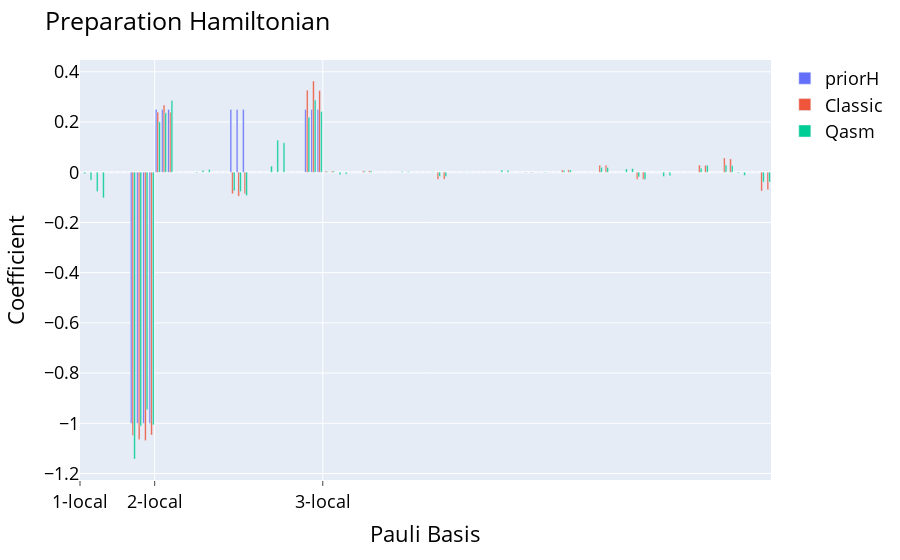
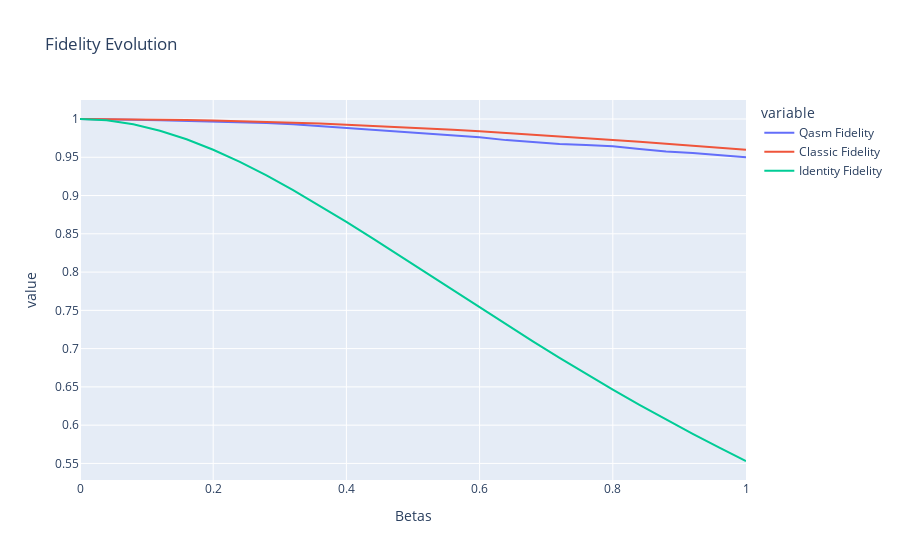

Notebook source saved alongside these figures, in order:
### Code cell
compare_preparations([classic_result,qasm_result],["Classic","Qasm"],-1).show()
idnty_pur = identity_purification(qasm_result.num_qubits)
df = {
    "Betas" : qasm_result.betas,
    "Qasm Fidelity" : qasm_result.fidelity_evolution(),
    "Classic Fidelity" : classic_result.fidelity_evolution(),
    "Identity Fidelity" : [ state_fidelity(simple_purify_hamiltonian(b*qasm_result.hamiltonian),idnty_pur) for b in qasm_result.betas],
}
px.line(df,x="Betas",y=["Qasm Fidelity","Classic Fidelity","Identity Fidelity"],title="Fidelity Evolution")

### Figure 1 — Plotly figure (JSON) as saved in the notebook; plotly's stock layout.template omitted (floating-point values rounded to 4 significant figures)
{"data": [{"alignmentgroup": "True", "hovertemplate": "<b>%{hovertext}</b><br><br>variable=priorH<br>Pauli Basis=%{x}<br>value=%{y}<extra></extra>", "hovertext": ["XIII", "IXII", "IIXI", "IIIX", "YIII", "IYII", "IIYI", "IIIY", "ZIII", "IZII", "IIZI", "IIIZ", "XXII", "IXXI", "IIXX", "XYII", "IXYI", "IIXY", "XZII", "IXZI", "IIXZ", "YXII", "IYXI", "IIYX", "YYII", "IYYI", "IIYY", "YZII", "IYZI", "IIYZ", "ZXII", "IZXI", "IIZX", "ZYII", "IZYI", "IIZY", "ZZII", "IZZI", "IIZZ", "XIXI", "IXIX", "XXXI", "IXXX", "XYXI", "IXYX", "XZXI", "IXZX", "XIYI", "IXIY", "XXYI", "IXXY", "XYYI", "IXYY", "XZYI", "IXZY", "XIZI", "IXIZ", "XXZI", "IXXZ", "XYZI", "IXYZ", "XZZI", "IXZZ", "YIXI", "IYIX", "YXXI", "IYXX", "YYXI", "IYYX", "YZXI", "IYZX", "YIYI", "IYIY", "YXYI", "IYXY", "YYYI", "IYYY", "YZYI", "IYZY", "YIZI", "IYIZ", "YXZI", "IYXZ", "YYZI", "IYYZ", "YZZI", "IYZZ", "ZIXI", "IZIX", "ZXXI", "IZXX", "ZYXI", "IZYX", "ZZXI", "IZZX", "ZIYI", "IZIY", "ZXYI", "IZXY", "ZYYI", "IZYY", "ZZYI", "IZZY", "ZIZI", "IZIZ", "ZXZI", "IZXZ", "ZYZI", "IZYZ", "ZZZI", "IZZZ"], "legendgroup": "priorH", "marker": {"color": "#636efa", "pattern": {"shape": ""}}, "name": "priorH", "offsetgroup": "priorH", "orientation": "v", "showlegend": true, "textposition": "auto", "type": "bar", "x": [0, 1, 2, 3, 4, 5, 6, 7, 8, 9, 10, 11, 12, 13, 14, 15, 16, 17, 18, 19, 20, 21, 22, 23, 24, 25, 26, 27, 28, 29, 30, 31, 32, 33, 34, 35, 36, 37, 38, 39, 40, 41, 42, 43, 44, 45, 46, 47, 48, 49, 50, 51, 52, 53, 54, 55, 56, 57, 58, 59, 60, 61, 62, 63, 64, 65, 66, 67, 68, 69, 70, 71, 72, 73, 74, 75, 76, 77, 78, 79, 80, 81, 82, 83, 84, 85, 86, 87, 88, 89, 90, 91, 92, 93, 94, 95, 96, 97, 98, 99, 100, 101, 102, 103, 104, 105, 106, 107, 108, 109, 110], "xaxis": "x", "y": [0, 0, 0, 0, 0, 0, 0, 0, -1, -1, -1, -1, 0.25, 0.25, 0.25, 0, 0, 0, 0, 0, 0, 0, 0, 0, 0.25, 0.25, 0.25, 0, 0, 0, 0, 0, 0, 0, 0, 0, 0.25, 0.25, 0.25, 0, 0, 0, 0, 0, 0, 0, 0, 0, 0, 0, 0, 0, 0, 0, 0, 0, 0, 0, 0, 0, 0, 0, 0, 0, 0, 0, 0, 0, 0, 0, 0, 0, 0, 0, 0, 0, 0, 0, 0, 0, 0, 0, 0, 0, 0, 0, 0, 0, 0, 0, 0, 0, 0, 0, 0, 0, 0, 0, 0, 0, 0, 0, 0, 0, 0, 0, 0, 0, 0, 0, 0], "yaxis": "y"}, {"alignmentgroup": "True", "hovertemplate": "<b>%{hovertext}</b><br><br>variable=Classic<br>Pauli Basis=%{x}<br>value=%{y}<extra></extra>", "hovertext": ["XIII", "IXII", "IIXI", "IIIX", "YIII", "IYII", "IIYI", "IIIY", "ZIII", "IZII", "IIZI", "IIIZ", "XXII", "IXXI", "IIXX", "XYII", "IXYI", "IIXY", "XZII", "IXZI", "IIXZ", "YXII", "IYXI", "IIYX", "YYII", "IYYI", "IIYY", "YZII", "IYZI", "IIYZ", "ZXII", "IZXI", "IIZX", "ZYII", "IZYI", "IIZY", "ZZII", "IZZI", "IIZZ", "XIXI", "IXIX", "XXXI", "IXXX", "XYXI", "IXYX", "XZXI", "IXZX", "XIYI", "IXIY", "XXYI", "IXXY", "XYYI", "IXYY", "XZYI", "IXZY", "XIZI", "IXIZ", "XXZI", "IXXZ", "XYZI", "IXYZ", "XZZI", "IXZZ", "YIXI", "IYIX", "YXXI", "IYXX", "YYXI", "IYYX", "YZXI", "IYZX", "YIYI", "IYIY", "YXYI", "IYXY", "YYYI", "IYYY", "YZYI", "IYZY", "YIZI", "IYIZ", "YXZI", "IYXZ", "YYZI", "IYYZ", "YZZI", "IYZZ", "ZIXI", "IZIX", "ZXXI", "IZXX", "ZYXI", "IZYX", "ZZXI", "IZZX", "ZIYI", "IZIY", "ZXYI", "IZXY", "ZYYI", "IZYY", "ZZYI", "IZZY", "ZIZI", "IZIZ", "ZXZI", "IZXZ", "ZYZI", "IZYZ", "ZZZI", "IZZZ"], "legendgroup": "Classic", "marker": {"color": "#EF553B", "pattern": {"shape": ""}}, "name": "Classic", "offsetgroup": "Classic", "orientation": "v", "showlegend": true, "textposition": "auto", "type": "bar", "x": [0, 1, 2, 3, 4, 5, 6, 7, 8, 9, 10, 11, 12, 13, 14, 15, 16, 17, 18, 19, 20, 21, 22, 23, 24, 25, 26, 27, 28, 29, 30, 31, 32, 33, 34, 35, 36, 37, 38, 39, 40, 41, 42, 43, 44, 45, 46, 47, 48, 49, 50, 51, 52, 53, 54, 55, 56, 57, 58, 59, 60, 61, 62, 63, 64, 65, 66, 67, 68, 69, 70, 71, 72, 73, 74, 75, 76, 77, 78, 79, 80, 81, 82, 83, 84, 85, 86, 87, 88, 89, 90, 91, 92, 93, 94, 95, 96, 97, 98, 99, 100, 101, 102, 103, 104, 105, 106, 107, 108, 109, 110], "xaxis": "x", "y": [-6.99e-16, -1.318e-16, 2.381e-16, -5.943e-16, 0, 0, 0, 0, -1.048, -1.064, -1.068, -1.046, 0.2394, 0.2682, 0.2392, 0, 0, 0, 2.179e-17, -5.659e-17, -1.084e-16, 0, 0, 0, -0.08571, -0.09548, -0.08562, 0, 0, 0, -3.928e-17, -1.955e-16, 5.244e-16, 0, 0, 0, 0.327, 0.3634, 0.3251, 0.004771, 0.004752, 6.973e-17, 6.056e-17, 0, 0, 0.005436, 0.005482, 0, 0, 0, 0, -1.315e-16, -1.525e-16, 0, 0, -3.884e-16, 6.572e-17, -0.02835, -0.02781, 0, 0, 2.533e-16, 7.469e-17, 0, 0, 0, 0, -2.024e-16, -2.505e-17, 0, 0, -0.001564, -0.001592, 9.878e-17, -4.271e-17, 0, 0, 0.00924, 0.009202, 0, 0, 0, 0, 0.02786, 0.02783, 0, 0, -1.307e-16, -6.647e-17, -0.0281, -0.0282, 0, 0, 1.03e-16, -4.233e-17, 0, 0, 0, 0, 0.02835, 0.02747, 0, 0, 0.05676, 0.05314, -8.594e-17, 1.252e-16, 0, 0, -0.07503, -0.07021], "yaxis": "y"}, {"alignmentgroup": "True", "hovertemplate": "<b>%{hovertext}</b><br><br>variable=Qasm<br>Pauli Basis=%{x}<br>value=%{y}<extra></extra>", "hovertext": ["XIII", "IXII", "IIXI", "IIIX", "YIII", "IYII", "IIYI", "IIIY", "ZIII", "IZII", "IIZI", "IIIZ", "XXII", "IXXI", "IIXX", "XYII", "IXYI", "IIXY", "XZII", "IXZI", "IIXZ", "YXII", "IYXI", "IIYX", "YYII", "IYYI", "IIYY", "YZII", "IYZI", "IIYZ", "ZXII", "IZXI", "IIZX", "ZYII", "IZYI", "IIZY", "ZZII", "IZZI", "IIZZ", "XIXI", "IXIX", "XXXI", "IXXX", "XYXI", "IXYX", "XZXI", "IXZX", "XIYI", "IXIY", "XXYI", "IXXY", "XYYI", "IXYY", "XZYI", "IXZY", "XIZI", "IXIZ", "XXZI", "IXXZ", "XYZI", "IXYZ", "XZZI", "IXZZ", "YIXI", "IYIX", "YXXI", "IYXX", "YYXI", "IYYX", "YZXI", "IYZX", "YIYI", "IYIY", "YXYI", "IYXY", "YYYI", "IYYY", "YZYI", "IYZY", "YIZI", "IYIZ", "YXZI", "IYXZ", "YYZI", "IYYZ", "YZZI", "IYZZ", "ZIXI", "IZIX", "ZXXI", "IZXX", "ZYXI", "IZYX", "ZZXI", "IZZX", "ZIYI", "IZIY", "ZXYI", "IZXY", "ZYYI", "IZYY", "ZZYI", "IZZY", "ZIZI", "IZIZ", "ZXZI", "IZXZ", "ZYZI", "IZYZ", "ZZZI", "IZZZ"], "legendgroup": "Qasm", "marker": {"color": "#00cc96", "pattern": {"shape": ""}}, "name": "Qasm", "offsetgroup": "Qasm", "orientation": "v", "showlegend": true, "textposition": "auto", "type": "bar", "x": [0, 1, 2, 3, 4, 5, 6, 7, 8, 9, 10, 11, 12, 13, 14, 15, 16, 17, 18, 19, 20, 21, 22, 23, 24, 25, 26, 27, 28, 29, 30, 31, 32, 33, 34, 35, 36, 37, 38, 39, 40, 41, 42, 43, 44, 45, 46, 47, 48, 49, 50, 51, 52, 53, 54, 55, 56, 57, 58, 59, 60, 61, 62, 63, 64, 65, 66, 67, 68, 69, 70, 71, 72, 73, 74, 75, 76, 77, 78, 79, 80, 81, 82, 83, 84, 85, 86, 87, 88, 89, 90, 91, 92, 93, 94, 95, 96, 97, 98, 99, 100, 101, 102, 103, 104, 105, 106, 107, 108, 109, 110], "xaxis": "x", "y": [-0.006032, -0.0315, -0.07661, -0.1024, 0, 0, 0, 0, -1.142, -1.011, -0.9465, -1.006, 0.2005, 0.2366, 0.2854, 0, 0, 0, -0.002828, 0.007816, 0.01118, 0, 0, 0, -0.07417, -0.07717, -0.09279, 0, 0, 0, 0.02458, 0.1281, 0.1173, 0, 0, 0, 0.2187, 0.2879, 0.2424, 0.002525, 0.004555, -0.01025, -0.007291, 0, 0, 0.004186, 0.005193, 0, 0, 0, 0, 0.002792, 0.002937, 0, 0, -0.0004797, 0.001492, -0.01632, -0.01731, 0, 0, 0.0007665, -0.0004676, 0, 0, 0, 0, 0.009084, 0.008192, 0, 0, -0.0009219, -0.001451, -0.0003697, -0.001805, 0, 0, 0.006621, 0.009171, 0, 0, 0, 0, 0.01936, 0.01876, 0, 0, 0.01303, 0.01472, -0.01862, -0.02894, 0, 0, -0.01675, -0.01402, 0, 0, 0, 0, 0.01592, 0.02737, 0, 0, 0.02867, 0.02687, -0.003435, -0.01292, 0, 0, -0.03925, -0.03886], "yaxis": "y"}], "layout": {"barmode": "group", "font": {"color": "black", "size": 18}, "legend": {"title": {"text": ""}, "tracegroupgap": 0}, "margin": {"t": 60}, "title": {"text": "Preparation Hamiltonian"}, "xaxis": {"anchor": "y", "domain": [0, 1], "showgrid": true, "ticklen": 5, "ticks": "outside", "ticktext": ["1-local", "2-local", "3-local"], "tickvals": [-0.5, 11.5, 38.5], "title": {"text": "Pauli Basis"}}, "yaxis": {"anchor": "x", "domain": [0, 1], "title": {"text": "Coefficient"}}}}

### Figure 2 — Plotly figure (JSON) as saved in the notebook; plotly's stock layout.template omitted (floating-point values rounded to 4 significant figures)
{"data": [{"hovertemplate": "variable=Qasm Fidelity<br>Betas=%{x}<br>value=%{y}<extra></extra>", "legendgroup": "Qasm Fidelity", "line": {"color": "#636efa", "dash": "solid"}, "marker": {"symbol": "circle"}, "mode": "lines", "name": "Qasm Fidelity", "orientation": "v", "showlegend": true, "type": "scatter", "x": [0, 0.04, 0.08, 0.12, 0.16, 0.2, 0.24, 0.28, 0.32, 0.36, 0.4, 0.44, 0.48, 0.52, 0.56, 0.6, 0.64, 0.68, 0.72, 0.76, 0.8, 0.84, 0.88, 0.92, 0.96, 1.0], "xaxis": "x", "y": [1.0, 0.9998, 0.9992, 0.9983, 0.9975, 0.9964, 0.9958, 0.9948, 0.9932, 0.9907, 0.9889, 0.9856, 0.9834, 0.9815, 0.9791, 0.9761, 0.9724, 0.9698, 0.9674, 0.966, 0.9644, 0.9609, 0.9576, 0.9554, 0.9526, 0.9499], "yaxis": "y"}, {"hovertemplate": "variable=Classic Fidelity<br>Betas=%{x}<br>value=%{y}<extra></extra>", "legendgroup": "Classic Fidelity", "line": {"color": "#EF553B", "dash": "solid"}, "marker": {"symbol": "circle"}, "mode": "lines", "name": "Classic Fidelity", "orientation": "v", "showlegend": true, "type": "scatter", "x": [0, 0.04, 0.08, 0.12, 0.16, 0.2, 0.24, 0.28, 0.32, 0.36, 0.4, 0.44, 0.48, 0.52, 0.56, 0.6, 0.64, 0.68, 0.72, 0.76, 0.8, 0.84, 0.88, 0.92, 0.96, 1.0], "xaxis": "x", "y": [1.0, 0.9999, 0.9997, 0.9993, 0.9988, 0.9981, 0.9973, 0.9963, 0.9952, 0.994, 0.9926, 0.9911, 0.9895, 0.9877, 0.9858, 0.9838, 0.9818, 0.9796, 0.9773, 0.975, 0.9726, 0.9701, 0.9676, 0.9651, 0.9625, 0.9599], "yaxis": "y"}, {"hovertemplate": "variable=Identity Fidelity<br>Betas=%{x}<br>value=%{y}<extra></extra>", "legendgroup": "Identity Fidelity", "line": {"color": "#00cc96", "dash": "solid"}, "marker": {"symbol": "circle"}, "mode": "lines", "name": "Identity Fidelity", "orientation": "v", "showlegend": true, "type": "scatter", "x": [0, 0.04, 0.08, 0.12, 0.16, 0.2, 0.24, 0.28, 0.32, 0.36, 0.4, 0.44, 0.48, 0.52, 0.56, 0.6, 0.64, 0.68, 0.72, 0.76, 0.8, 0.84, 0.88, 0.92, 0.96, 1.0], "xaxis": "x", "y": [1, 0.9982, 0.993, 0.9847, 0.9735, 0.9598, 0.944, 0.9264, 0.9072, 0.8869, 0.8656, 0.8437, 0.8213, 0.7988, 0.7762, 0.7536, 0.7314, 0.7094, 0.6879, 0.6669, 0.6464, 0.6265, 0.6072, 0.5885, 0.5705, 0.5532], "yaxis": "y"}], "layout": {"legend": {"title": {"text": "variable"}, "tracegroupgap": 0}, "title": {"text": "Fidelity Evolution"}, "xaxis": {"anchor": "y", "domain": [0, 1], "title": {"text": "Betas"}}, "yaxis": {"anchor": "x", "domain": [0, 1], "title": {"text": "value"}}}}
